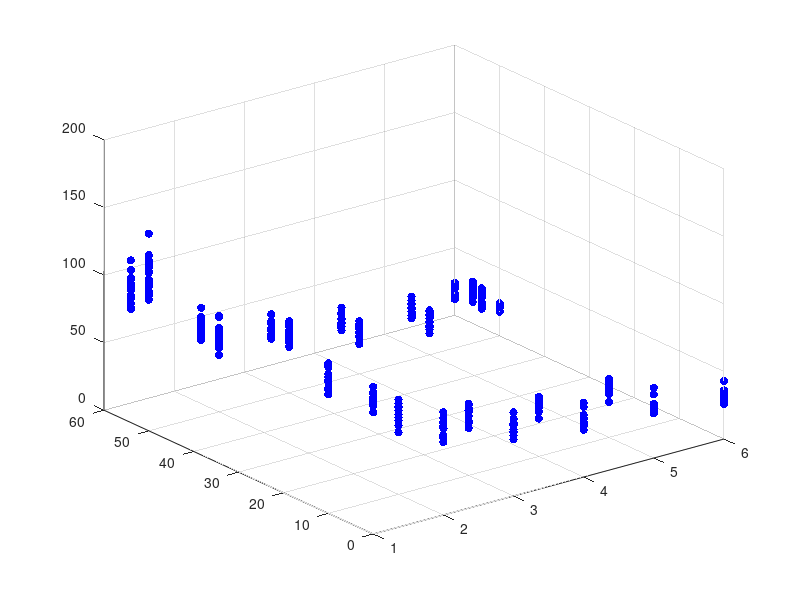

The MATLAB source for this figure: (Note: this script raises an error after producing the figure.)
clc 
clear 
close all

load('data_day_1.mat', 'Colony'); 
Col_1 = Colony; 

load('data_day_2.mat', 'Colony'); 
Col_2 = Colony; 

load('data_day_3.mat', 'Colony'); 
Col_3 = Colony;

load('data_day_4.mat', 'Colony'); 
Col_4 = Colony; 

load('data_day_5.mat', 'Colony'); 
Col_5 = Colony; 

load('data_day_6.mat', 'Colony'); 
Col_6 = Colony; 

 figure
%Now process here: 
for j =1:1:length(Col_1) 
    
    if isempty(strfind(Col_1(j).name,'yJK26c')) == false
       Col_1(j).metadata.BED = 10;  
       Col_2(j).metadata.BED = 10;  
       Col_3(j).metadata.BED = 10;  
       Col_4(j).metadata.BED = 10;  
       Col_5(j).metadata.BED = 10;  
       Col_6(j).metadata.BED = 10;  
       
    end
    
    X = Col_1(j).metadata.day; 
    Y = Col_1(j).metadata.CHX+Col_1(j).metadata.BED; 
    Z = Col_1(j).count_total; 
    scatter3(X,Y,Z,'b','filled'); 
    hold on
    
      X = Col_2(j).metadata.day; 
    Y = Col_2(j).metadata.CHX+Col_2(j).metadata.BED; 
    Z = Col_2(j).count_total; 
    scatter3(X,Y,Z,'b','filled'); 
    hold on
    
    
      X = Col_3(j).metadata.day; 
    Y = Col_3(j).metadata.CHX+Col_3(j).metadata.BED; 
    Z = Col_3(j).count_total; 
    scatter3(X,Y,Z,'b','filled'); 
    hold on
    
      X = Col_4(j).metadata.day; 
    Y = Col_4(j).metadata.CHX+Col_4(j).metadata.BED; 
    Z = Col_4(j).count_total; 
    scatter3(X,Y,Z,'b','filled'); 
    hold on
    
      X = Col_5(j).metadata.day; 
    Y = Col_5(j).metadata.CHX+Col_5(j).metadata.BED; 
    Z = Col_5(j).count_total; 
    scatter3(X,Y,Z,'b','filled'); 
    hold on
    
      X = Col_6(j).metadata.day; 
    Y = Col_6(j).metadata.CHX+Col_6(j).metadata.BED; 
    Z = Col_6(j).count_total; 
    scatter3(X,Y,Z,'b','filled'); 
    hold on
    
end